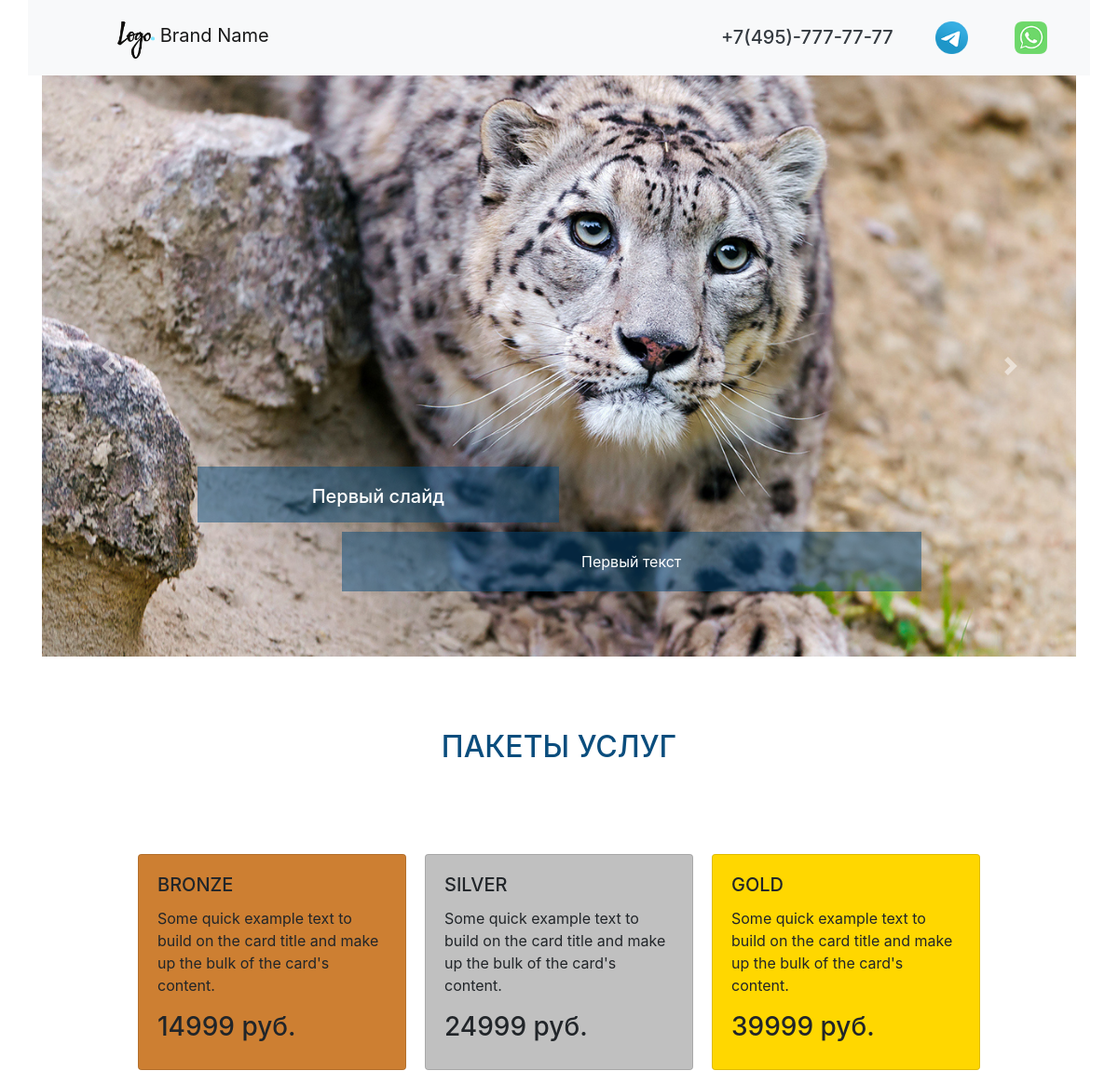
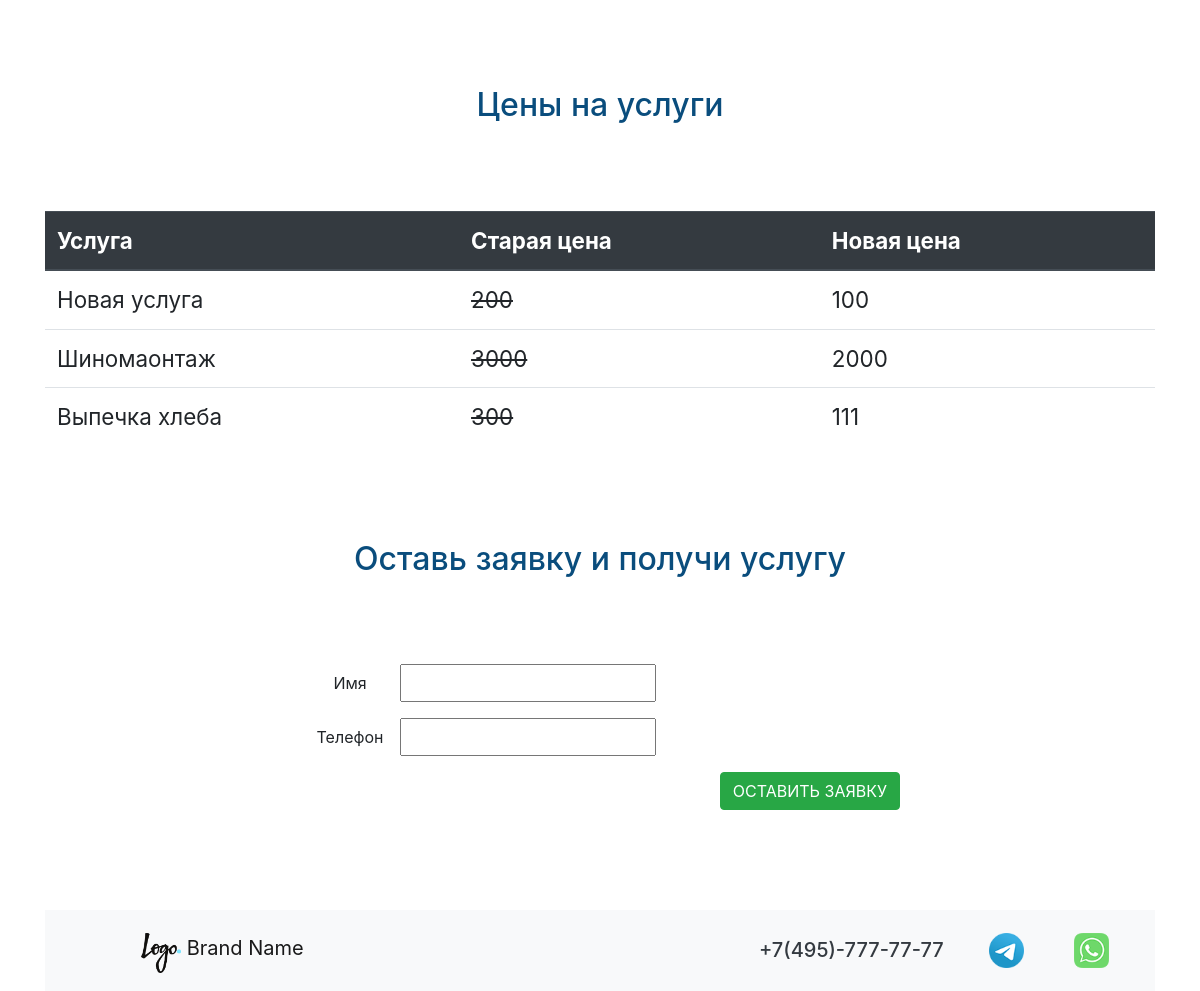
The page / on the database its author committed (2 pictures, top to bottom).
### cms/models.py (models this page shows, shortened)
class CmsSlider(models.Model):
    cms_img = models.ImageField(upload_to='sliderimg/')
    cms_title = models.CharField(max_length=200, verbose_name='Заголовок')
    cms_text = models.CharField(max_length=200, verbose_name='Текст')
    cms_css = models.CharField(max_length=200, null=True, default='-', verbose_name='CSS класс')
    class Meta:
        verbose_name = 'Слайд'
        verbose_name_plural = 'Слайды'

### price/models.py (models this page shows, shortened)
class PriceCard(models.Model):
    pc_value = models.CharField(max_length=20, verbose_name='Цена')
    pc_description = models.CharField(max_length=200, verbose_name='Описание')
    def __str__(self):
        return self.pc_value
    class Meta:
        verbose_name = 'Цены'
        verbose_name_plural = 'Цены'

class PriceTable(models.Model):
    pt_title = models.CharField(max_length=200, verbose_name='Услуга')
    pt_old_price = models.CharField(max_length=200, verbose_name='Старая цена')
    pt_new_price = models.CharField(max_length=200, verbose_name='Новая цена')
    class Meta:
        verbose_name = 'Услуга'
        verbose_name_plural = 'Услуги'

### crm/views.py (the view)
# urls.py: path('', views.first_page),
def first_page(request):
    slider_list = CmsSlider.objects.all()
    pc_1 = PriceCard.objects.get(pk=1)
    pc_2 = PriceCard.objects.get(pk=2)
    pc_3 = PriceCard.objects.get(pk=3)
    price_table = PriceTable.objects.all()
    form = OrderForm()
    dict_obj =  {'slider_list': slider_list,
                 'pc_1': pc_1,
                 'pc_2': pc_2,
                 'pc_3': pc_3,
                 'price_table': price_table,
                 'form': form,
                 }
    return render(request, './index.html', dict_obj)

### crm/forms.py
class OrderForm(forms.Form):
    name = forms.CharField(max_length=200, widget=forms.TextInput(attrs={'class' : 'css_input'}))
    phone = forms.CharField(max_length=200, widget=forms.TextInput(attrs={'class' : 'css_input'}))

### templates/index.html (shortened to what this page needs)
{% extends 'base.html' %}
{% load static %}
{% block index %}
  {% include 'carusel.html' %}
  {% include 'price.html' %}
  	<section>
  		<div class="container class_form">
  			<h1 class="text-3">Оставь заявку и получи услугу</h1>
  			<div class="row justify-content-center">
  			<form action="{% url 'thanks_page' %}" method="POST" style="width: 50%;">
			  <div class="form-group row">
			    <label for="inputEmail3" class="col-sm-2 col-form-label">Имя</label><br>
				  {{ form.name }}
			  </div>
			  <div class="form-group row">
			    <label for="inputEmail3" class="col-sm-2 col-form-label">Телефон</label><br>
				  {{ form.phone }}
			  </div>
			  <div style="float: right;" class="form-group row">
			      <button type="submit" class="btn btn-success">ОСТАВИТЬ ЗАЯВКУ</button>
			  </div>
			</form>
			</div>
  		</div>
  	</section>
{% endblock %}

### templates/base.html (shortened to what this page needs)
{% load static %}
<!doctype html>
<html lang="ru">
  <head>
    <link href="{% static 'external.css' %}" rel="stylesheet">
    <link rel="stylesheet" href="https://cdn.jsdelivr.net/npm/bootstrap@4.5.3/dist/css/bootstrap.min.css">
  </head>
  <body>
	<nav class="navbar navbar-light bg-light container">
	  <a class="navbar-brand logo-top" href="#">
	    <img src="{% static 'img/Logo.png' %}" width="40" height="40" class="d-inline-block align-top" alt="" loading="lazy">
	    Brand Name
	  </a>
	  <div class="contact-top">
                <a class="whatsapp-number" href="https://web.whatsapp.com/"></a>
                <a class="telegram-number" href="https://t.me/"></a>
              <a class="phone-number text-dark" href="tel:+74957777777">
              	<h5>+7(495)-777-77-77</h5></a>
      </div>
	</nav>
{% block index %}
{% endblock %}
<footer>
  		<div class="container">
  			<nav class="navbar navbar-light bg-light container">
			    <a class="navbar-brand logo-top" href="#">
			    	<img src="{% static 'img/Logo.png' %}" width="40" height="40" class="d-inline-block align-top" alt="" loading="lazy">
			    	Brand Name
			    </a>
	  			<div class="contact-top">
	                <a class="whatsapp-number" href="https://web.whatsapp.com/"></a>
	                <a class="telegram-number" href="https://t.me/"></a>
	              	<a class="phone-number text-dark" href="tel:+74957777777">
	              	<h5>+7(495)-777-77-77</h5></a>
      			</div>
			</nav>
  		</div>
  	    </footer>
  </body>
</html>

### templates/carusel.html (shortened to what this page needs)
{% load static %}
	<section>
  		<div id="carouselExampleCaptions" class="carousel slide container" data-ride="carousel">
		  <div class="carousel-inner">
			{% for slide in slider_list %}
		    <div class="carousel-item {{ slide.cms_css }}">
		      <img src="{{ slide.cms_img.url }}" class="d-block w-100"  alt="...">
		      <div class="carousel-caption d-none d-md-block">
		        <h5 class="slaider_h">{{ slide.cms_title }}</h5>
		        <p class="slaider_p">{{ slide.cms_text }}</p>
		      </div>
		    </div>
		   {% endfor %}
		  </div>
		  <a class="carousel-control-prev" href="#carouselExampleCaptions" role="button" data-slide="prev">
		    <span class="carousel-control-prev-icon" aria-hidden="true"></span>
		  </a>
		  <a class="carousel-control-next" href="#carouselExampleCaptions" role="button" data-slide="next">
		    <span class="carousel-control-next-icon" aria-hidden="true"></span>
		  </a>
		</div>
  	</section>

### templates/price.html
	<section>
  		<div class="container">
  			<h1 class="text-3">ПАКЕТЫ УСЛУГ</h1>
  			<div class="row justify-content-center">
  				<div class="card product_card" style="width: 18rem; background-color: #cd7f32;">
				  <div class="card-body">
				    <h5 class="card-title">BRONZE</h5>
				    <p class="card-text">Some quick example text to build on the card title and make up the bulk of the card's content.</p>
				    <h3>{{pc_1}} руб.</h3>
				  </div>
				</div>
				<div class="card product_card" style="width: 18rem; background-color: #c0c0c0;">
				  <div class="card-body">
				    <h5 class="card-title">SILVER</h5>
				    <p class="card-text">Some quick example text to build on the card title and make up the bulk of the card's content.</p>
				    <h3>{{pc_2}} руб.</h3>
				  </div>
				</div>
				<div class="card product_card" style="width: 18rem; background-color: #ffd700;">
				  <div class="card-body">
				    <h5 class="card-title">GOLD</h5>
				    <p class="card-text">Some quick example text to build on the card title and make up the bulk of the card's content.</p>
				    <h3>{{pc_3}} руб.</h3>
				  </div>
				</div>
  			</div>
  		</div>
  	</section>
  	<section>
  		<div class="container">
  			<h1 class="text-3">Цены на услуги</h1>
  			<table class="table table_one">
			  <thead class="thead-dark">
			    <tr>
			      <th scope="col">Услуга</th>
			      <th scope="col">Старая цена</th>
			      <th scope="col">Новая цена</th>
			    </tr>
			  </thead>
			  <tbody>
			  {% for obj in price_table%}
			    <tr>
			      <td>{{obj.pt_title}}</td>
			      <td><del>{{obj.pt_old_price}}</del></td>
			      <td>{{obj.pt_new_price}}</td>
			    </tr>
			  {% endfor %}
			  </tbody>
			</table>
  		</div>
  	</section>

### landingpagewebsite/static/external.css (style rules this page uses)
.logo-top { width: 100px; height: 40px; float: left; margin: 0px 0px 5px 80px; }
.phone-number { width: 200px; height: 40px; float: right; margin: 20px 10px 5px 20px; }
.whatsapp-number { width: 35px; height: 35px; float: right; margin: 15px 30px 5px 20px; background: url(./img/wa-image-color.png) no-repeat center top / cover; transition: 0.5s ease-in-out; }
.telegram-number { width: 35px; height: 35px; float: right; margin: 15px 30px 5px 20px; background: url(./img/tg-image-color.png) no-repeat center top / cover; transition: 0.5s ease-in-out; }
.slaider_h { height: 60px; width: 50%; margin: 30px 0px 10px 0px; padding-top: 20px; background-color: rgba(10, 77, 125, 0.5); text-align: center; }
.slaider_p { height: 100%; width: 80%; float: right; margin: 0px 0px 30px 0px; padding-top: 20px; padding-bottom: 20px; background-color: rgba(10, 77, 125, 0.5); text-align: center; }
.text-3 { color: rgb(10, 77, 125); font-size: 2em; text-align: center; padding-top: 7%; padding-bottom: 7%; }
.product_card { margin: 10px; }
.table_one { font-size: 1.4em; }
.class_form { text-align: center; padding-bottom: 7%; }

### rows shown on the page
CmsSlider: cms_img (picture), cms_title "Первый слайд", cms_text "Первый текст"
PriceCard: pc_value "14999"
PriceCard: pc_value "24999"
PriceCard: pc_value "39999"
PriceTable: pt_title "Новая услуга", pt_old_price "200", pt_new_price "100"
PriceTable: pt_title "Шиномаонтаж", pt_old_price "3000", pt_new_price "2000"
PriceTable: pt_title "Выпечка хлеба", pt_old_price "300", pt_new_price "111"
